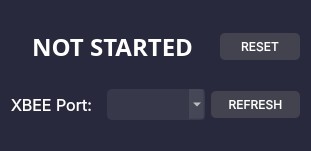
     <widget class="QWidget" name="config_box" native="true">
      <property name="minimumSize">
       <size>
        <width>311</width>
        <height>151</height>
       </size>
      </property>
      <property name="font">
       <font>
        <pointsize>10</pointsize>
       </font>
      </property>
      <property name="styleSheet">
       <string notr="true">color: white;
background-color: rgb(40, 41, 61);
border-radius: 20px;</string>
      </property>
      <layout class="QGridLayout" name="gridLayout_4">
       <item row="0" column="0" colspan="3">
        <layout class="QHBoxLayout" name="horizontalLayout_28">
         <item>
          <widget class="QLabel" name="mission_time">
           <property name="sizePolicy">
            <sizepolicy hsizetype="Preferred" vsizetype="Preferred">
             <horstretch>0</horstretch>
             <verstretch>0</verstretch>
            </sizepolicy>
           </property>
           <property name="font">
            <font>
             <family>Cascadia Code</family>
             <pointsize>18</pointsize>
             <weight>75</weight>
             <bold>true</bold>
            </font>
           </property>
           <property name="styleSheet">
            <string notr="true"/>
           </property>
           <property name="text">
            <string>NOT STARTED</string>
           </property>
           <property name="alignment">
            <set>Qt::AlignCenter</set>
           </property>
          </widget>
         </item>
         <item>
          <widget class="QPushButton" name="reset_button">
           <property name="maximumSize">
            <size>
             <width>80</width>
             <height>16777215</height>
            </size>
           </property>
           <property name="font">
            <font>
             <family>Inter</family>
             <pointsize>9</pointsize>
            </font>
           </property>
           <property name="layoutDirection">
            <enum>Qt::LeftToRight</enum>
           </property>
           <property name="styleSheet">
            <string notr="true">padding: 6px;
background-color: #434350;
border-radius: 5px;</string>
           </property>
           <property name="text">
            <string>RESET</string>
           </property>
          </widget>
         </item>
        </layout>
       </item>
       <item row="1" column="0">
        <widget class="QLabel" name="label_10">
         <property name="font">
          <font>
           <family>Inter</family>
           <pointsize>12</pointsize>
          </font>
         </property>
         <property name="text">
          <string>XBEE Port:</string>
         </property>
        </widget>
       </item>
       <item row="1" column="1">
        <widget class="QComboBox" name="port_value">
         <property name="font">
          <font>
           <family>Consolas</family>
           <pointsize>12</pointsize>
          </font>
         </property>
         <property name="styleSheet">
          <string notr="true">padding: 5px;
background-color: rgba(231, 231, 231, 20);
border-radius: 5px;</string>
         </property>
        </widget>
       </item>
       <item row="1" column="2">
        <widget class="QPushButton" name="port_refresh_button">
         <property name="sizePolicy">
          <sizepolicy hsizetype="Preferred" vsizetype="Fixed">
           <horstretch>0</horstretch>
           <verstretch>0</verstretch>
          </sizepolicy>
         </property>
         <property name="maximumSize">
          <size>
           <width>110</width>
           <height>16777215</height>
          </size>
         </property>
         <property name="font">
          <font>
           <family>Inter</family>
           <pointsize>9</pointsize>
           <weight>50</weight>
           <bold>false</bold>
          </font>
         </property>
         <property name="styleSheet">
          <string notr="true">padding: 6px;
background-color: #434350;
border-radius: 5px;</string>
         </property>
         <property name="text">
          <string>REFRESH</string>
         </property>
        </widget>
       </item>
      </layout>
     </widget>
